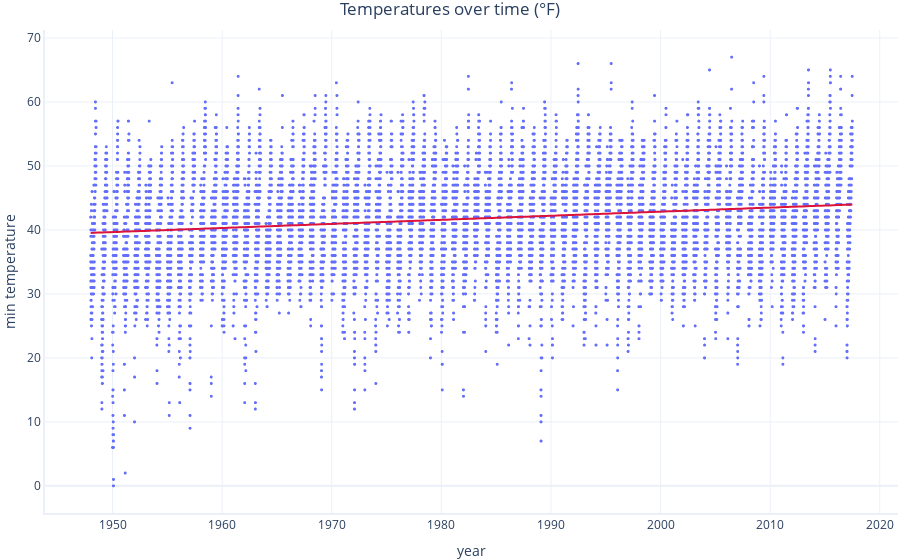

Here is the notebook cell this chart was saved with:
### Markdown cell above
The model (red line) seems to follow the average temperatures reasonably well, though it's not fantastic at predicting temperatures on any particular day. That can be expected; daily temperatures vary quite a lot.

## Test Performance on Test data

We expected the model to do a reasonable job on training data, but what we are more interested in is how well it does on data it has not seen before. This will be indicative of how well it might work when predicting temperatures in the near future.

Let's now run and assess the model using the test data

### Code cell
assess_model(test)
